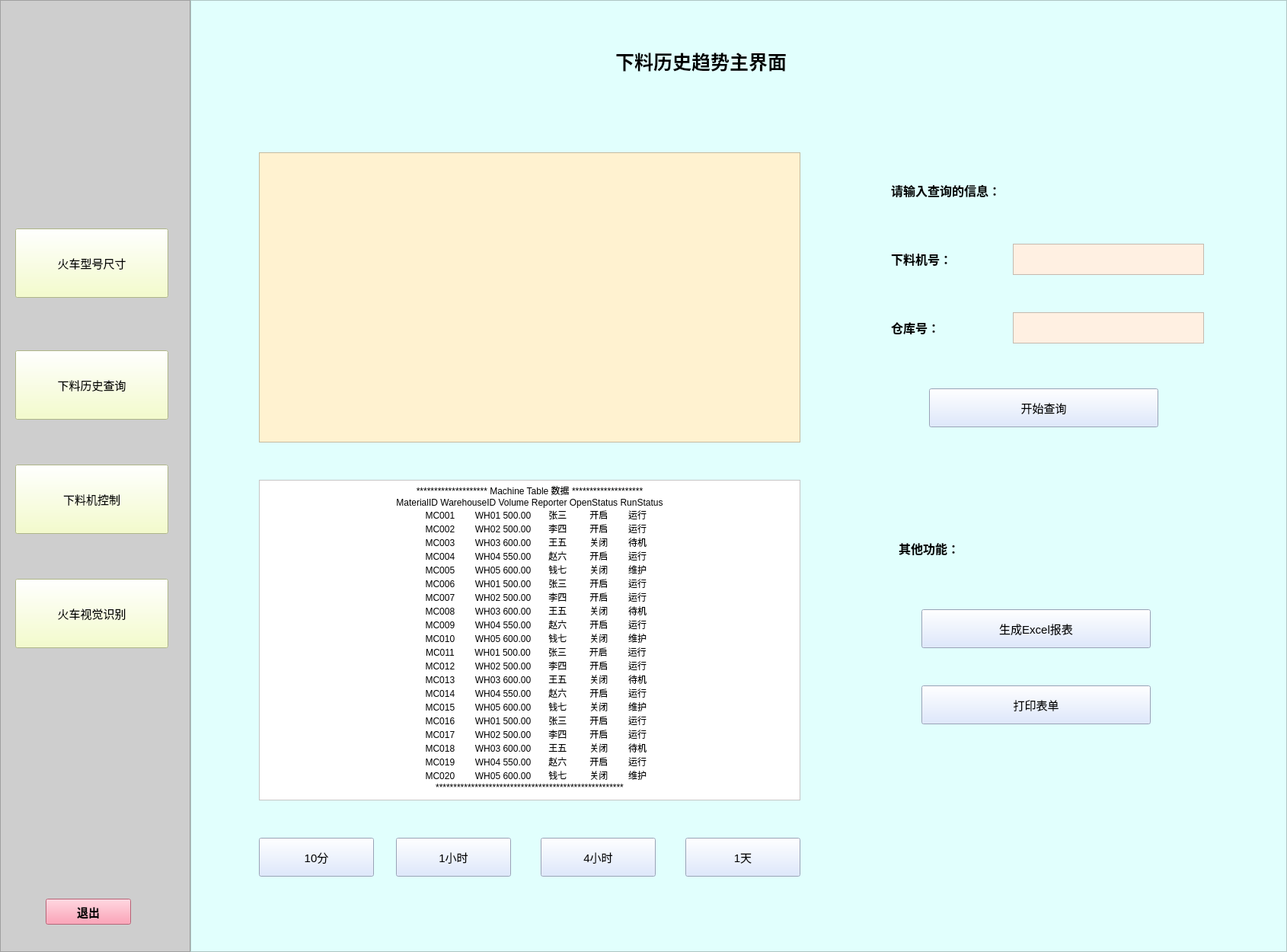
<?xml version="1.0" encoding="UTF-8"?>
<ui version="4.0">
 <class>layoff_history</class>
 <widget class="QMainWindow" name="layoff_history">
  <property name="geometry">
   <rect>
    <x>0</x>
    <y>0</y>
    <width>1690</width>
    <height>1250</height>
   </rect>
  </property>
  <property name="windowTitle">
   <string>MainWindow</string>
  </property>
  <widget class="QWidget" name="centralwidget">
   <layout class="QHBoxLayout" name="horizontalLayout" stretch="0,0">
    <property name="spacing">
     <number>0</number>
    </property>
    <property name="leftMargin">
     <number>0</number>
    </property>
    <property name="topMargin">
     <number>0</number>
    </property>
    <property name="rightMargin">
     <number>0</number>
    </property>
    <property name="bottomMargin">
     <number>0</number>
    </property>
    <item>
     <widget class="QFrame" name="frame_window">
      <property name="maximumSize">
       <size>
        <width>250</width>
        <height>16777215</height>
       </size>
      </property>
      <property name="styleSheet">
       <string notr="true">QFrame{
	background-color:rgb(206, 206, 206);
}</string>
      </property>
      <property name="frameShape">
       <enum>QFrame::StyledPanel</enum>
      </property>
      <property name="frameShadow">
       <enum>QFrame::Raised</enum>
      </property>
      <widget class="QPushButton" name="pushButton">
       <property name="geometry">
        <rect>
         <x>60</x>
         <y>1180</y>
         <width>112</width>
         <height>34</height>
        </rect>
       </property>
       <property name="font">
        <font>
         <pointsize>11</pointsize>
         <weight>75</weight>
         <bold>true</bold>
        </font>
       </property>
       <property name="styleSheet">
        <string notr="true">QPushButton{
background-color:rgb(255, 135, 163)
}</string>
       </property>
       <property name="text">
        <string>退出</string>
       </property>
      </widget>
      <widget class="QPushButton" name="pushButton_5">
       <property name="geometry">
        <rect>
         <x>20</x>
         <y>760</y>
         <width>201</width>
         <height>91</height>
        </rect>
       </property>
       <property name="font">
        <font>
         <pointsize>11</pointsize>
        </font>
       </property>
       <property name="styleSheet">
        <string notr="true">QPushButton{
background-color:rgb(243, 255, 189)
}</string>
       </property>
       <property name="text">
        <string>火车视觉识别</string>
       </property>
      </widget>
      <widget class="QPushButton" name="pushButton_6">
       <property name="geometry">
        <rect>
         <x>20</x>
         <y>610</y>
         <width>201</width>
         <height>91</height>
        </rect>
       </property>
       <property name="font">
        <font>
         <pointsize>11</pointsize>
        </font>
       </property>
       <property name="styleSheet">
        <string notr="true">QPushButton{
background-color:rgb(243, 255, 189)
}</string>
       </property>
       <property name="text">
        <string>下料机控制</string>
       </property>
      </widget>
      <widget class="QPushButton" name="pushButton_7">
       <property name="geometry">
        <rect>
         <x>20</x>
         <y>460</y>
         <width>201</width>
         <height>91</height>
        </rect>
       </property>
       <property name="font">
        <font>
         <pointsize>11</pointsize>
        </font>
       </property>
       <property name="styleSheet">
        <string notr="true">QPushButton{
background-color:rgb(243, 255, 189)
}</string>
       </property>
       <property name="text">
        <string>下料历史查询</string>
       </property>
      </widget>
      <widget class="QPushButton" name="pushButton_8">
       <property name="geometry">
        <rect>
         <x>20</x>
         <y>300</y>
         <width>201</width>
         <height>91</height>
        </rect>
       </property>
       <property name="font">
        <font>
         <pointsize>11</pointsize>
        </font>
       </property>
       <property name="styleSheet">
        <string notr="true">QPushButton{
background-color:rgb(243, 255, 189)
}</string>
       </property>
       <property name="text">
        <string>火车型号尺寸</string>
       </property>
      </widget>
     </widget>
    </item>
    <item>
     <widget class="QFrame" name="frame_menu">
      <property name="styleSheet">
       <string notr="true">QFrame{
	background-color:rgb(225, 255, 253)
}</string>
      </property>
      <property name="frameShape">
       <enum>QFrame::StyledPanel</enum>
      </property>
      <property name="frameShadow">
       <enum>QFrame::Raised</enum>
      </property>
      <widget class="QLabel" name="System_name">
       <property name="geometry">
        <rect>
         <x>310</x>
         <y>40</y>
         <width>721</width>
         <height>81</height>
        </rect>
       </property>
       <property name="font">
        <font>
         <pointsize>19</pointsize>
         <weight>75</weight>
         <bold>true</bold>
        </font>
       </property>
       <property name="text">
        <string>下料历史趋势主界面</string>
       </property>
       <property name="textFormat">
        <enum>Qt::AutoText</enum>
       </property>
       <property name="alignment">
        <set>Qt::AlignCenter</set>
       </property>
      </widget>
      <widget class="QTextBrowser" name="textBrowser">
       <property name="geometry">
        <rect>
         <x>90</x>
         <y>630</y>
         <width>711</width>
         <height>421</height>
        </rect>
       </property>
       <property name="styleSheet">
        <string notr="true">QTextBrowser{
background-color:rgb(255, 255, 255)
}</string>
       </property>
       <property name="html">
        <string>&lt;!DOCTYPE HTML PUBLIC &quot;-//W3C//DTD HTML 4.0//EN&quot; &quot;http://www.w3.org/TR/REC-html40/strict.dtd&quot;&gt;
&lt;html&gt;&lt;head&gt;&lt;meta name=&quot;qrichtext&quot; content=&quot;1&quot; /&gt;&lt;style type=&quot;text/css&quot;&gt;
p, li { white-space: pre-wrap; }
&lt;/style&gt;&lt;/head&gt;&lt;body style=&quot; font-family:'SimSun'; font-size:9pt; font-weight:400; font-style:normal;&quot;&gt;
&lt;p align=&quot;center&quot; style=&quot; margin-top:0px; margin-bottom:0px; margin-left:0px; margin-right:0px; -qt-block-indent:0; text-indent:0px;&quot;&gt;******************** Machine Table 数据 ********************&lt;/p&gt;
&lt;p align=&quot;center&quot; style=&quot; margin-top:0px; margin-bottom:0px; margin-left:0px; margin-right:0px; -qt-block-indent:0; text-indent:0px;&quot;&gt;MaterialID WarehouseID Volume Reporter OpenStatus RunStatus&lt;/p&gt;
&lt;p align=&quot;center&quot; style=&quot; margin-top:0px; margin-bottom:0px; margin-left:0px; margin-right:0px; -qt-block-indent:0; text-indent:0px;&quot;&gt;     MC001        WH01 500.00       张三         开启        运行&lt;/p&gt;
&lt;p align=&quot;center&quot; style=&quot; margin-top:0px; margin-bottom:0px; margin-left:0px; margin-right:0px; -qt-block-indent:0; text-indent:0px;&quot;&gt;     MC002        WH02 500.00       李四         开启        运行&lt;/p&gt;
&lt;p align=&quot;center&quot; style=&quot; margin-top:0px; margin-bottom:0px; margin-left:0px; margin-right:0px; -qt-block-indent:0; text-indent:0px;&quot;&gt;     MC003        WH03 600.00       王五         关闭        待机&lt;/p&gt;
&lt;p align=&quot;center&quot; style=&quot; margin-top:0px; margin-bottom:0px; margin-left:0px; margin-right:0px; -qt-block-indent:0; text-indent:0px;&quot;&gt;     MC004        WH04 550.00       赵六         开启        运行&lt;/p&gt;
&lt;p align=&quot;center&quot; style=&quot; margin-top:0px; margin-bottom:0px; margin-left:0px; margin-right:0px; -qt-block-indent:0; text-indent:0px;&quot;&gt;     MC005        WH05 600.00       钱七         关闭        维护&lt;/p&gt;
&lt;p align=&quot;center&quot; style=&quot; margin-top:0px; margin-bottom:0px; margin-left:0px; margin-right:0px; -qt-block-indent:0; text-indent:0px;&quot;&gt;     MC006        WH01 500.00       张三         开启        运行&lt;/p&gt;
&lt;p align=&quot;center&quot; style=&quot; margin-top:0px; margin-bottom:0px; margin-left:0px; margin-right:0px; -qt-block-indent:0; text-indent:0px;&quot;&gt;     MC007        WH02 500.00       李四         开启        运行&lt;/p&gt;
&lt;p align=&quot;center&quot; style=&quot; margin-top:0px; margin-bottom:0px; margin-left:0px; margin-right:0px; -qt-block-indent:0; text-indent:0px;&quot;&gt;     MC008        WH03 600.00       王五         关闭        待机&lt;/p&gt;
&lt;p align=&quot;center&quot; style=&quot; margin-top:0px; margin-bottom:0px; margin-left:0px; margin-right:0px; -qt-block-indent:0; text-indent:0px;&quot;&gt;     MC009        WH04 550.00       赵六         开启        运行&lt;/p&gt;
&lt;p align=&quot;center&quot; style=&quot; margin-top:0px; margin-bottom:0px; margin-left:0px; margin-right:0px; -qt-block-indent:0; text-indent:0px;&quot;&gt;     MC010        WH05 600.00       钱七         关闭        维护&lt;/p&gt;
&lt;p align=&quot;center&quot; style=&quot; margin-top:0px; margin-bottom:0px; margin-left:0px; margin-right:0px; -qt-block-indent:0; text-indent:0px;&quot;&gt;     MC011        WH01 500.00       张三         开启        运行&lt;/p&gt;
&lt;p align=&quot;center&quot; style=&quot; margin-top:0px; margin-bottom:0px; margin-left:0px; margin-right:0px; -qt-block-indent:0; text-indent:0px;&quot;&gt;     MC012        WH02 500.00       李四         开启        运行&lt;/p&gt;
&lt;p align=&quot;center&quot; style=&quot; margin-top:0px; margin-bottom:0px; margin-left:0px; margin-right:0px; -qt-block-indent:0; text-indent:0px;&quot;&gt;     MC013        WH03 600.00       王五         关闭        待机&lt;/p&gt;
&lt;p align=&quot;center&quot; style=&quot; margin-top:0px; margin-bottom:0px; margin-left:0px; margin-right:0px; -qt-block-indent:0; text-indent:0px;&quot;&gt;     MC014        WH04 550.00       赵六         开启        运行&lt;/p&gt;
&lt;p align=&quot;center&quot; style=&quot; margin-top:0px; margin-bottom:0px; margin-left:0px; margin-right:0px; -qt-block-indent:0; text-indent:0px;&quot;&gt;     MC015        WH05 600.00       钱七         关闭        维护&lt;/p&gt;
&lt;p align=&quot;center&quot; style=&quot; margin-top:0px; margin-bottom:0px; margin-left:0px; margin-right:0px; -qt-block-indent:0; text-indent:0px;&quot;&gt;     MC016        WH01 500.00       张三         开启        运行&lt;/p&gt;
&lt;p align=&quot;center&quot; style=&quot; margin-top:0px; margin-bottom:0px; margin-left:0px; margin-right:0px; -qt-block-indent:0; text-indent:0px;&quot;&gt;     MC017        WH02 500.00       李四         开启        运行&lt;/p&gt;
&lt;p align=&quot;center&quot; style=&quot; margin-top:0px; margin-bottom:0px; margin-left:0px; margin-right:0px; -qt-block-indent:0; text-indent:0px;&quot;&gt;     MC018        WH03 600.00       王五         关闭        待机&lt;/p&gt;
&lt;p align=&quot;center&quot; style=&quot; margin-top:0px; margin-bottom:0px; margin-left:0px; margin-right:0px; -qt-block-indent:0; text-indent:0px;&quot;&gt;     MC019        WH04 550.00       赵六         开启        运行&lt;/p&gt;
&lt;p align=&quot;center&quot; style=&quot; margin-top:0px; margin-bottom:0px; margin-left:0px; margin-right:0px; -qt-block-indent:0; text-indent:0px;&quot;&gt;     MC020        WH05 600.00       钱七         关闭        维护&lt;/p&gt;
&lt;p align=&quot;center&quot; style=&quot; margin-top:0px; margin-bottom:0px; margin-left:0px; margin-right:0px; -qt-block-indent:0; text-indent:0px;&quot;&gt;*****************************************************&lt;/p&gt;&lt;/body&gt;&lt;/html&gt;</string>
       </property>
      </widget>
      <widget class="QLabel" name="label_qy">
       <property name="geometry">
        <rect>
         <x>920</x>
         <y>300</y>
         <width>200</width>
         <height>80</height>
        </rect>
       </property>
       <property name="font">
        <font>
         <pointsize>12</pointsize>
         <weight>75</weight>
         <bold>true</bold>
        </font>
       </property>
       <property name="text">
        <string>下料机号：</string>
       </property>
      </widget>
      <widget class="QTextEdit" name="textEdit">
       <property name="geometry">
        <rect>
         <x>1080</x>
         <y>320</y>
         <width>251</width>
         <height>41</height>
        </rect>
       </property>
       <property name="styleSheet">
        <string notr="true">QTextEdit{
	background-color:rgb(255, 240, 226)
}</string>
       </property>
      </widget>
      <widget class="QPushButton" name="pushButton_9">
       <property name="geometry">
        <rect>
         <x>970</x>
         <y>510</y>
         <width>301</width>
         <height>51</height>
        </rect>
       </property>
       <property name="font">
        <font>
         <pointsize>11</pointsize>
        </font>
       </property>
       <property name="styleSheet">
        <string notr="true">QPushButton{
background-color:rgb(213, 227, 255)
}</string>
       </property>
       <property name="text">
        <string>开始查询</string>
       </property>
      </widget>
      <widget class="QLabel" name="label_qy_2">
       <property name="geometry">
        <rect>
         <x>920</x>
         <y>210</y>
         <width>391</width>
         <height>80</height>
        </rect>
       </property>
       <property name="font">
        <font>
         <pointsize>12</pointsize>
         <weight>75</weight>
         <bold>true</bold>
        </font>
       </property>
       <property name="text">
        <string>请输入查询的信息：</string>
       </property>
      </widget>
      <widget class="QPushButton" name="pushButton_11">
       <property name="geometry">
        <rect>
         <x>90</x>
         <y>1100</y>
         <width>151</width>
         <height>51</height>
        </rect>
       </property>
       <property name="font">
        <font>
         <pointsize>11</pointsize>
        </font>
       </property>
       <property name="styleSheet">
        <string notr="true">QPushButton{
background-color:rgb(213, 227, 255)
}</string>
       </property>
       <property name="text">
        <string>10分</string>
       </property>
      </widget>
      <widget class="QGraphicsView" name="history_graph">
       <property name="geometry">
        <rect>
         <x>90</x>
         <y>200</y>
         <width>711</width>
         <height>381</height>
        </rect>
       </property>
       <property name="styleSheet">
        <string notr="true">QGraphicsView{
 background-color:rgb(255, 242, 208)
}</string>
       </property>
      </widget>
      <widget class="QPushButton" name="pushButton_12">
       <property name="geometry">
        <rect>
         <x>270</x>
         <y>1100</y>
         <width>151</width>
         <height>51</height>
        </rect>
       </property>
       <property name="font">
        <font>
         <pointsize>11</pointsize>
        </font>
       </property>
       <property name="styleSheet">
        <string notr="true">QPushButton{
background-color:rgb(213, 227, 255)
}</string>
       </property>
       <property name="text">
        <string>1小时</string>
       </property>
      </widget>
      <widget class="QPushButton" name="pushButton_13">
       <property name="geometry">
        <rect>
         <x>460</x>
         <y>1100</y>
         <width>151</width>
         <height>51</height>
        </rect>
       </property>
       <property name="font">
        <font>
         <pointsize>11</pointsize>
        </font>
       </property>
       <property name="styleSheet">
        <string notr="true">QPushButton{
background-color:rgb(213, 227, 255)
}</string>
       </property>
       <property name="text">
        <string>4小时</string>
       </property>
      </widget>
      <widget class="QPushButton" name="pushButton_14">
       <property name="geometry">
        <rect>
         <x>650</x>
         <y>1100</y>
         <width>151</width>
         <height>51</height>
        </rect>
       </property>
       <property name="font">
        <font>
         <pointsize>11</pointsize>
        </font>
       </property>
       <property name="styleSheet">
        <string notr="true">QPushButton{
background-color:rgb(213, 227, 255)
}</string>
       </property>
       <property name="text">
        <string>1天</string>
       </property>
      </widget>
      <widget class="QLabel" name="label_qy_3">
       <property name="geometry">
        <rect>
         <x>920</x>
         <y>390</y>
         <width>200</width>
         <height>80</height>
        </rect>
       </property>
       <property name="font">
        <font>
         <pointsize>12</pointsize>
         <weight>75</weight>
         <bold>true</bold>
        </font>
       </property>
       <property name="text">
        <string>仓库号：</string>
       </property>
      </widget>
      <widget class="QTextEdit" name="textEdit_2">
       <property name="geometry">
        <rect>
         <x>1080</x>
         <y>410</y>
         <width>251</width>
         <height>41</height>
        </rect>
       </property>
       <property name="styleSheet">
        <string notr="true">QTextEdit{
	background-color:rgb(255, 240, 226)
}</string>
       </property>
      </widget>
      <widget class="QLabel" name="label_qy_4">
       <property name="geometry">
        <rect>
         <x>930</x>
         <y>680</y>
         <width>391</width>
         <height>80</height>
        </rect>
       </property>
       <property name="font">
        <font>
         <pointsize>12</pointsize>
         <weight>75</weight>
         <bold>true</bold>
        </font>
       </property>
       <property name="text">
        <string>其他功能：</string>
       </property>
      </widget>
      <widget class="QPushButton" name="pushButton_10">
       <property name="geometry">
        <rect>
         <x>960</x>
         <y>800</y>
         <width>301</width>
         <height>51</height>
        </rect>
       </property>
       <property name="font">
        <font>
         <pointsize>11</pointsize>
        </font>
       </property>
       <property name="styleSheet">
        <string notr="true">QPushButton{
background-color:rgb(213, 227, 255)
}</string>
       </property>
       <property name="text">
        <string>生成Excel报表</string>
       </property>
      </widget>
      <widget class="QPushButton" name="pushButton_15">
       <property name="geometry">
        <rect>
         <x>960</x>
         <y>900</y>
         <width>301</width>
         <height>51</height>
        </rect>
       </property>
       <property name="font">
        <font>
         <pointsize>11</pointsize>
        </font>
       </property>
       <property name="styleSheet">
        <string notr="true">QPushButton{
background-color:rgb(213, 227, 255)
}</string>
       </property>
       <property name="text">
        <string>打印表单</string>
       </property>
      </widget>
     </widget>
    </item>
   </layout>
  </widget>
 </widget>
 <resources/>
 <connections/>
</ui>
